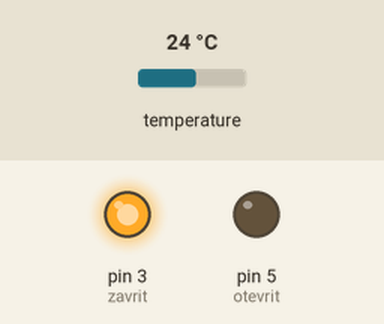
This sketch was run on a simulated Arduino Uno, built with avr-gcc and run on an emulated ATmega328P. Shown: output pins drawn as LEDs (lit = HIGH). Inputs (shaded band) come from the test bench; at power-on: temperature 24 °C. What the sketch prints to the serial monitor is not drawn.

Above: at 1.1 s.
At 111.1 s:
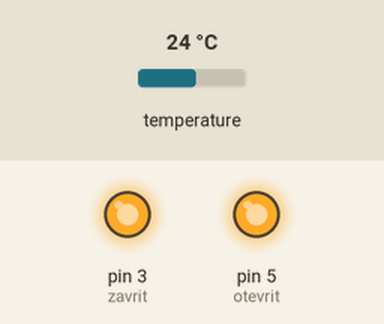
Timing chart, 0 to 112.6 s (numbered marks = the images above):
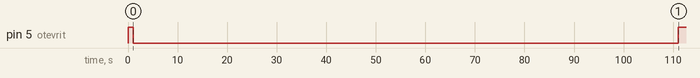

Measured:
- by itself, pin 5 (otevrit): HIGH → LOW at 1.0 s, → HIGH 110 s later

The sketch:

otevirani_skleniku.ino
```cpp
// kompilace R3 uno


// Teplotní čidlo DS18B20

// připojení knihoven
#include <OneWire.h>
#include <DallasTemperature.h>
#include <avr/wdt.h> //watchdog - slouží k restartování MCU pro zamrznutí programu
// studium watchdoga https://create.arduino.cc/projecthub/rafitc/what-is-watchdog-timer-fffe20
//studium millis() https://www.programmingelectronics.com/arduino-sketch-with-millis-instead-of-delay/

// nastavení čísla vstupního pinu
#define pinCidlaDS 4

//#define TEST_RUN
// vytvoření instance oneWireDS z knihovny OneWire
OneWire oneWireDS(pinCidlaDS);
// vytvoření instance senzoryDS z knihovny DallasTemperature
DallasTemperature senzoryDS(&oneWireDS);
float teplota = 0.0;
float korekce = 0.0;
int chybaCteniTeploty = 0;
int chybaCteniTeplotyMax = 5;
unsigned long dalsiCteniTeploty = 0;

unsigned long volaniStavu = 0;

unsigned long posledniMillis = 0;
unsigned long zacatekZmenyStavuOtevtit = 0;
unsigned long zacatekZmenyStavuZavrit = 0;
unsigned long konecZmenyStavuOtevtit = 0;
unsigned long konecZmenyStavuZavrit = 0;


#ifdef TEST_RUN
  unsigned long periodaCteniTeploty = 5000;//60000; // 60 sec v ms
  unsigned long periodaVolaniStavu = 15000;//300000; // 5 min v ms
  unsigned long delkaZmenyStavu = 1000;//110000; //110 sec v ms
  float teplotaBezKorekce = 25;
#else
  unsigned long periodaCteniTeploty = 60000; // 60 sec v ms
  unsigned long periodaVolaniStavu = 300000; // 5 min v ms
  unsigned long delkaZmenyStavu = 110000; //110 sec v ms
#endif


//definice pinů relé
#define otevrit 5
#define zavrit 3

float teplotaZavreno = 20.0;
float teplotaOtevreno = 24.0;


bool otevreno = false; //stav - změna probehne až po dokončení procesu
bool otevirani = false; //proces
bool zavirani = false; //proces
bool ctiTeplotuPovoleno = true;

//#define zapnuto LOW //
//#define vypnuto HIGH //


void setup() {
  // komunikace přes sériovou linku rychlostí 9600 baud
  Serial.begin(9600);
  Serial.println("start");
  // zapnutí komunikace knihovny s teplotním čidlem
  senzoryDS.begin();
  pinMode(otevrit, OUTPUT);
  pinMode(zavrit, OUTPUT);
  digitalWrite(otevrit, HIGH);
  digitalWrite(zavrit, HIGH);
  ctiTeplotu(); //volání fce pro čtení teploty
  if(teplota <= teplotaZavreno){
    otevreno = true;
  }

  wdt_enable(WDTO_4S); //nastaví watchdog, že musí být restartován každé 4 sec, pokud bude delay více jak 4 sec tak se restartuje MCU!
  //proto nepoužívat delay (max nějaký ms), ale všechno tahat přes millis()
}

void loop() {
  if (posledniMillis <= millis()){
    posledniMillis = millis (); //uchovává hodnotu millis posledního loopu
  }
  else {
    Restart("Přetekla proměnná pro čas. Nutný restart. Hodnota: ", posledniMillis); //pravidelný restart po přetečení proměnné pro čas
  }

  DEBUG_rele();

  if (dalsiCteniTeploty <= millis()) { //pokud je další čtení teploty větší, než je millis, tak ukonči funkci
    ctiTeplotu(); //volání fce pro čtení teploty
  }

  if ((teplota <= teplotaZavreno) && (otevreno == true)) { //pokud je teplota nižší než teplota pro zavřeno a zároveň je otevřeno, tak zavolej fci zavři
    zavri();
  }

  if ((teplota >= teplotaOtevreno) && (otevreno == false)) { //pokud je teplota vyšší než teplota pro otevřeno a zároveň není otevřeno, tak zavolej fci otevři
    otevri();
  }

  if(((volaniStavu + periodaVolaniStavu) < millis()) && (otevreno == true)){
    if(otevirani == false){
      Serial.println("periodaVolaniStavu1");
      otevreno = false;
      volaniStavu = millis();
    }
  }
  else if(((volaniStavu + periodaVolaniStavu) < millis()) && (otevreno == false)){
    if(zavirani == false){
      Serial.println("periodaVolaniStavu2");
      otevreno = true;
      volaniStavu = millis();
    }
  }

  wdt_reset(); //restart watchdoga. Lze přidat i do časově náročných fcí kde by hrozilo resetování MCU.
}

//******************* funkce *******************//

void(* resetFunc) (void) = 0; //declare reset function @ address 0

void ctiTeplotu(){
  if (ctiTeplotuPovoleno == false) { //pokud je zakázáno čtení teploty, tak ukonči funkci (bez čtení teploty).
    return;
  }

  senzoryDS.requestTemperatures(); // načtení informací ze všech připojených čidel na daném pinu
  #ifndef TEST_RUN
    float teplotaBezKorekce = senzoryDS.getTempCByIndex(0); //ulozeni teploty do promene
  #endif
  // výpis teploty na sériovou linku, při připojení více čidel
  // na jeden pin můžeme postupně načíst všechny teploty
  // pomocí změny čísla v závorce (0) - pořadí dle unikátní adresy čidel
  Serial.println("\nTeplota bez korekce je: " + String(teplotaBezKorekce) + "°C.");
  if (( teplotaBezKorekce > -127) && ( teplotaBezKorekce < 85)){ //kontrola teploty jestli není chybně přečtena
      chybaCteniTeploty = 0; //nastavení počítadla chyb na 0
      teplota = teplotaBezKorekce + korekce; //ke čtené teplotě to přičte korekci čidla
      Serial.println(F("\n--- Měření teploty je ok. ---\n"));
      Serial.println("Teplota s korekcí je: " + String(teplota) + "°C\n\n");

      if(otevreno){
        Serial.println("Je otevřeno.");
      }
      else if (!otevreno){
        Serial.println("Je zavřeno.");
      }
  }

  else if (chybaCteniTeploty < chybaCteniTeplotyMax){ //pokud je špatně přečtena teplota a není dosaženo maximum posobě jdoucích chybových měření, tak to přičte 1 k počítadlu
      Serial.println(F("Měření teploty neproběhlo korektně."));
      Serial.println("Hodnota chyby čtení teploty je: " + String(chybaCteniTeploty + 1) + " / " + String(chybaCteniTeplotyMax));
      chybaCteniTeploty++;
  }
  else{ //pokud je počítadlo na maximu povolených chyb, tak restartuje MCU
      Restart("Hodně chybových měření po sobe. Celkem: ", chybaCteniTeploty);
  }
  dalsiCteniTeploty = millis() + periodaCteniTeploty;
}

void Restart(String Message, int Value){

    Serial.println();
    Serial.print(F("Důvod restartování zařízení: "));   Serial.print(Message);  Serial.println(Value);
    Serial.println(F("--------------------------------------------------------------------------------------"));
    Serial.println(F("----------------------------------------RESTART DEVICE--------------------------------"));
    Serial.println(F("--------------------------------------------------------------------------------------"));
    Serial.println();   Serial.println();

    resetFunc(); //call reset
}

void otevri (){
  if (otevirani == false){ //začátek otevírání - poprvé vyvolaná fce otevri
    Serial.println("\notevirani zahajeno");
    ctiTeplotuPovoleno = false; //vypnutí čtení teploty po dobu otevírání
    zacatekZmenyStavuOtevtit = millis(); //uložení začátku otevírání
    konecZmenyStavuOtevtit = zacatekZmenyStavuOtevtit + delkaZmenyStavu;
  }
  if (konecZmenyStavuOtevtit >= millis()){ //pokud je současný čas menší než čas začátku a délky trvání, tak to padne sem
    if(otevirani == false){ //pokud je otevírání false, tak nastaví na true - což začne pohyb. Zároveň nastaví otevírání na true aby to už do tohoto ifu nepadlo
      otevirani = true;
      digitalWrite(otevrit, LOW);
    }
  }
  else if (otevirani == true){ //pokud není splněna první podmínka (s millis), tak znamená, že už uběhl požadovaný čas a spadne to sem
    digitalWrite(otevrit, HIGH); //vypne motor
    otevirani = false; // nastaví, že proces je dokončen
    otevreno = true; //řiká, že je otevřeno
    ctiTeplotuPovoleno = true; //povolí čtení teploty
    Serial.println("\notevirani ukonceno");
  }
}

void zavri (){
  if (zavirani == false){ //začátek zavírání - poprvé vyvolaná fce zavri
    Serial.println("\nzavirani zahajeno");
    ctiTeplotuPovoleno = false; //vypnutí čtení teploty po dobu zavítání
    zacatekZmenyStavuZavrit = millis(); //uložení začátku zavírání
    konecZmenyStavuZavrit = zacatekZmenyStavuZavrit + delkaZmenyStavu;
  }
  if (konecZmenyStavuZavrit >= millis()){ //pokud je současný čas menší než čas začátku a délky trvání, tak to padne sem
    if(zavirani == false){ //pokud je zavirani false, tak nastaví na true - což začne pohyb. Zároveň nastaví zavírání na true aby to už do tohoto ifu nepadlo
      zavirani = true;
      digitalWrite(zavrit, LOW);
    }
  }
  else if (zavirani == true){ //pokud není splněna první podmínka (s millis), tak znamená, že už uběhl požadovaný čas a spadne to sem
    digitalWrite(zavrit, HIGH); //vypne motor
    zavirani = false; // nastaví, že proces je dokončen
    otevreno = false; //řiká, že není otevřeno, tudíž je zavřeno
    ctiTeplotuPovoleno = true; //povolí čtení teploty
    Serial.println("\nzavirani ukonceno");
  }
}


void DEBUG_rele(){
  if (otevirani == true && digitalRead(otevrit) == LOW){
    Serial.print(".");
  }
  else if (otevirani == false && digitalRead(otevrit) == HIGH){
    Serial.print(".");
  }
  else{
    Serial.print("\nfail na pinu pro otevirani\n");
  }

  if (zavirani == true && digitalRead(zavrit) == LOW){
    Serial.print(".");
  }
  else if (zavirani == false && digitalRead(zavrit) == HIGH){
    Serial.print(".");
  }
  else{
    Serial.print("\nfail na pinu pro zavirani\n");
  }

  delay (200);

}
```
